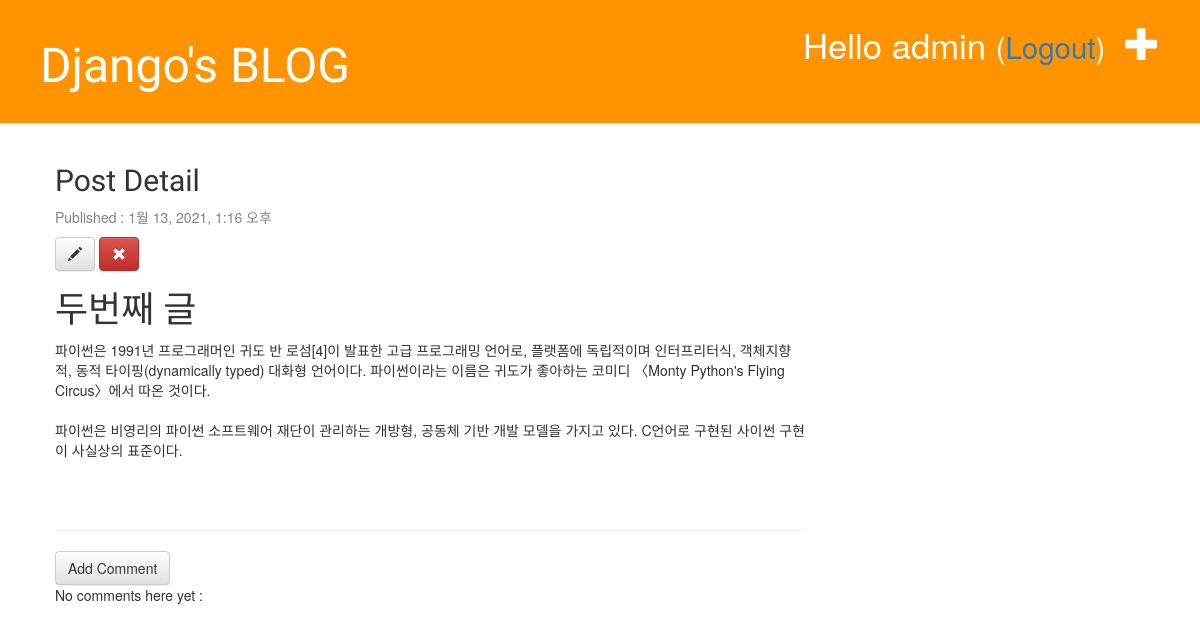
/post/2 (signed in), run on an earlier commit of the app's database.
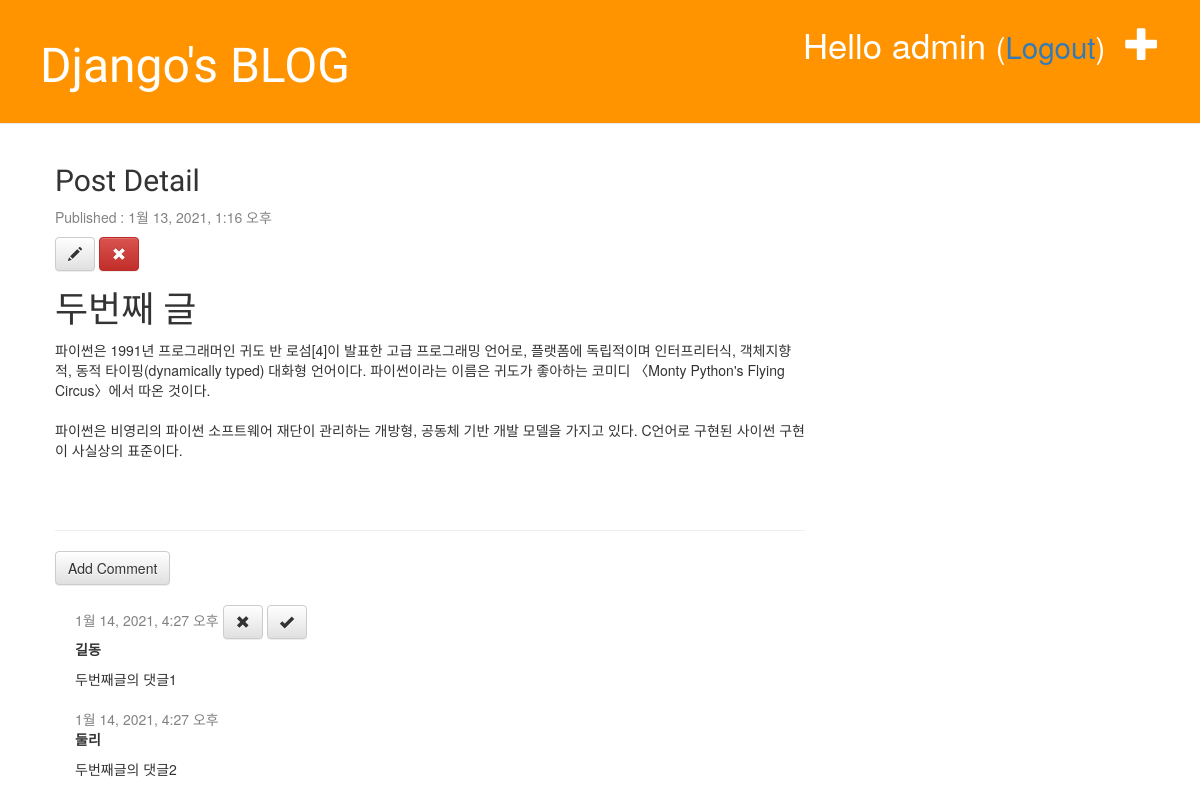
And on a later commit of the database.
### blog/models.py (models this page shows, shortened)
class Post(models.Model):
    author = models.ForeignKey('auth.User', on_delete=models.CASCADE)
    title = models.CharField(max_length=200, validators=[min_length_3_validator])
    text = models.TextField()
    created_date = models.DateTimeField(default=timezone.now)
    published_date = models.DateTimeField(blank=True, null=True)

class Comment(models.Model):
    post = models.ForeignKey('blog.Post', on_delete=models.CASCADE, related_name='comments')
    author = models.CharField(max_length=100)
    text = models.TextField()
    created_date = models.DateTimeField(default=timezone.now)
    approved_comment = models.BooleanField(default=False)

### blog/views.py (the view)
# urls.py: path('post/<int:pk>', views.post_detail, name='post_detail'),
def post_detail(request, pk):
    post = get_object_or_404(Post, pk=pk)
    return render(request, 'blog/post_detail.html', {'post': post})

### blog/templates/blog/post_detail.html (shortened to what this page needs)
{% extends 'blog/base.html' %}
{% block content %}
<div class="post">
    <h2>Post Detail</h2>
    {% if post.published_date %}
    <div class="date">
        <p>Published : {{post.published_date}}</p>
    </div>
    {% endif %}
    {% if user.is_authenticated %}
        <a href="{% url 'post_edit' pk=post.pk %}" class="btn btn-default">
            <span class="glyphicon glyphicon-pencil"></span>
        </a>
        <a href="#" onclick="post_remove()" class="btn btn-danger">
            <span class="glyphicon glyphicon-remove"></span>
        </a>
    {% endif %}
    <h1>{{post.title}}</h1>
    <p>{{post.text|linebreaksbr}}</p>
</div>
<hr>
<a href="{% url 'add_comment_to_post' pk=post.pk %}" class="btn btn-default">Add Comment</a>
{% for comment in post.comments.all %}
    {% if user.is_authenticated %}
    <div class="comment">
        <div class="date">
            {{comment.created_date}}
            {% if not comment.approved_comment %}
                <a href="{% url 'comment_remove' pk=comment.pk %}" class="btn btn-default">
                    <span class="glyphicon glyphicon-remove"></span>
                </a>
                <a href="{% url 'comment_approve' pk=comment.pk %}" class="btn btn-default">
                    <span class="glyphicon glyphicon-ok"></span>
                </a>
            {% endif %}
        </div>
        <strong>{{comment.author}}</strong>
        <p>{{comment.text|linebreaks}}</p>
    </div>
    {% endif %}
{% empty %}
    <p>No comments here yet : </p>
{% endfor %}
{% endblock %}

### blog/templates/blog/base.html (shortened to what this page needs)
<!DOCTYPE html>
{% load static %}
<html lang="ko">
<head>
    <link rel="stylesheet" href="https://maxcdn.bootstrapcdn.com/bootstrap/3.3.2/css/bootstrap.min.css">
    <link rel="stylesheet" href="https://maxcdn.bootstrapcdn.com/bootstrap/3.3.2/css/bootstrap-theme.min.css" >
    <link rel="stylesheet" href="{% static 'css/blog.css' %}">
</head>
<body>
    <div class="page-header">
        {% if user.is_authenticated %}
            <a href="{% url 'post_new' %}" class="top-menu">
                <span class="glyphicon glyphicon-plus"></span>
            </a>
            <p class="top-menu">
                Hello {{user.username}}
                <small>(<a href="{% url 'logout' %}?next={{request.path}}">Logout</a>)</small>
            </p>
        {% else %}
            <a href="{% url 'login' %}" class="top-menu">
               <span class="glyphicon glyphicon-lock"></span>
            </a>
        {% endif %}
        <h1><a href="{% url 'post_list' %}">Django's BLOG</a></h1>
    </div>
    <div class="content container">
        <div class="row">
            <div class="col-md-8">
                {% block content %}
                {% endblock %}
            </div>
        </div>
    </div>
</body>
</html>

### blog/static/css/blog.css (style rules this page uses)
.page-header { background-color: #ff9400; margin-top: 0; padding: 20px 20px 20px 40px; }
.page-header h1, .page-header h1 a, .page-header h1 a:visited, .page-header h1 a:active { color: #ffffff; font-size: 36pt; text-decoration: none; }
.content { margin-left: 40px; }
h1, h2, h3, h4 { font-family: 'Lobster', cursive; }
.date { color: #828282; }
.top-menu, .top-menu:hover, .top-menu:visited { color: #ffffff; float: right; font-size: 26pt; margin-right: 20px; }
.post { margin-bottom: 70px; }
.comment { margin: 20px 0px 20px 20px; }

What changed in the data, as far as the page shows it:
added Comment: created_date "1월 14, 2021, 4:27 오후", approved_comment False (drawn), author "길동", text "두번째글의 댓글1"
added Comment: created_date "1월 14, 2021, 4:27 오후", author "둘리", text "두번째글의 댓글2"
Also different on the page:
text no longer shown: "No comments here yet :"
